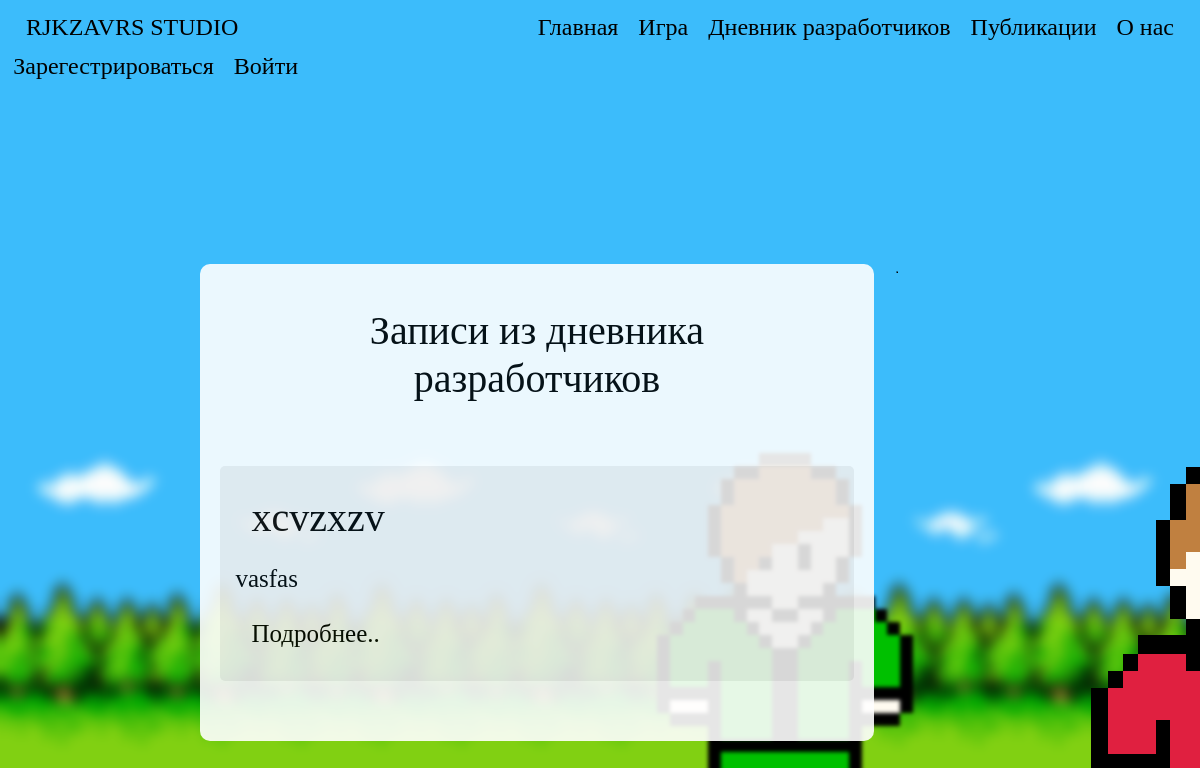
The app's page /DevelopersDiary/, older data.
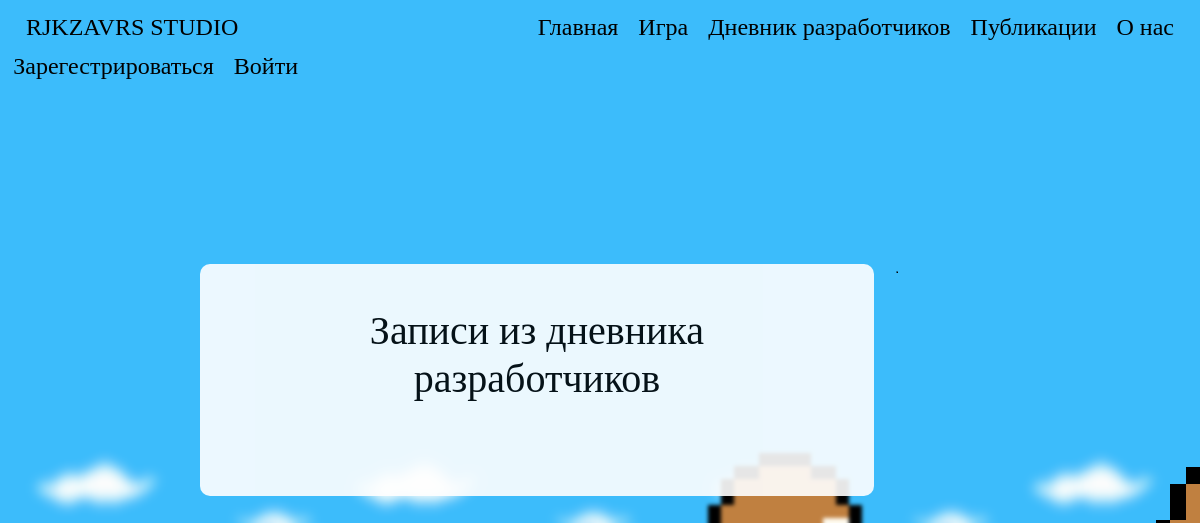
The same page, newer data.
### data/developers_diary.py (models this page shows, shortened)
class DevelopersDiary(SqlAlchemyBase, SerializerMixin):
    __tablename__ = 'developers_diary'
    id = sqlalchemy.Column(sqlalchemy.Integer, primary_key=True, autoincrement=True)
    header = sqlalchemy.Column(sqlalchemy.String, nullable=True)
    body = sqlalchemy.Column(sqlalchemy.String, nullable=True)
    good_marks = sqlalchemy.Column(sqlalchemy.Integer, nullable=True, default=0)
    bad_marks = sqlalchemy.Column(sqlalchemy.Integer, nullable=True, default=0)
    created_date = sqlalchemy.Column(sqlalchemy.DateTime, default=datetime.now())
    comments = orm.relation('Comments')
    availability_status = sqlalchemy.Column(sqlalchemy.Integer, nullable=True, default=0)
    author_id = sqlalchemy.Column(sqlalchemy.Integer, sqlalchemy.ForeignKey("user.id"))
    author = orm.relation('User')

### run.py (the view)
@app.route("/DevelopersDiary/")
def list_developers_diary():
    status = 0
    if current_user.is_authenticated:
        status = current_user.status + 1
    session = db_session.create_session()
    ds_diary = session.query(DevelopersDiary).all()
    session.close()
    return render_template("/DevelopersDiarys.html", ds_diary=ds_diary, status=status, user=current_user,
                           style=url_for('static', filename='css/style.css'),
                           bgimg=get_image_profile(current_user))

### data/db_session.py (called while the page is built)
def create_session() -> Session:
    global __factory
    return __factory()

### run.py (called while the page is built)
def get_image_profile(user):
    bg_img = 1
    if user.is_authenticated:
        bg_img = user.background_image_id + 1
    return url_for('static', filename=f'img/background_img_{bg_img}.png')

### templates/DevelopersDiarys.html (shortened to what this page needs)
{% extends "base.html" %}
{% block content %}
<div class="title">
    {% if status >= 2%}
    <div class="navbar">
        <div>
            <h1 class="title-text">Записи из дневника разработчиков</h1>
        </div>
        <div>
            <a href="/DevelopersDiaryAdd" class="btn btn-warning diary-text">Добавить новость</a>
        </div>
    </div>
    {% else %}
    <div class="navbar">
        <h1 class="title-text">Записи из дневника разработчиков</h1>
    </div>
    {% endif %}
</div>
<div>
    {% for publication in ds_diary %}
    {% if status >= publication.availability_status %}
    <div class="publication-block-header">
        <div class="right-column-block">
            <div class="navbar">
                <div class="diary-left-title">
                    <h1 class="diary-title">
                        {{publication.header}}
                    </h1>
                </div>
            </div>
            <div>
                <p class="diary-text">
                    {{publication.body.split("\n")[0]}}
                </p>
            </div>
            <div class="navbar">
                <div>
                    <a href="/DevelopersDiaryPublication/{{publication.id}}">
                        <p class="diary-text">Подробнее..</p>
                    </a>
                </div>
            </div>
        </div>
    </div>
    {% endif %}
    {% endfor %}
</div>
{% endblock %}

Row changes from the older to the newer data that the page shows:
removed DevelopersDiary: header "xcvzxzv", body "vasfas"
